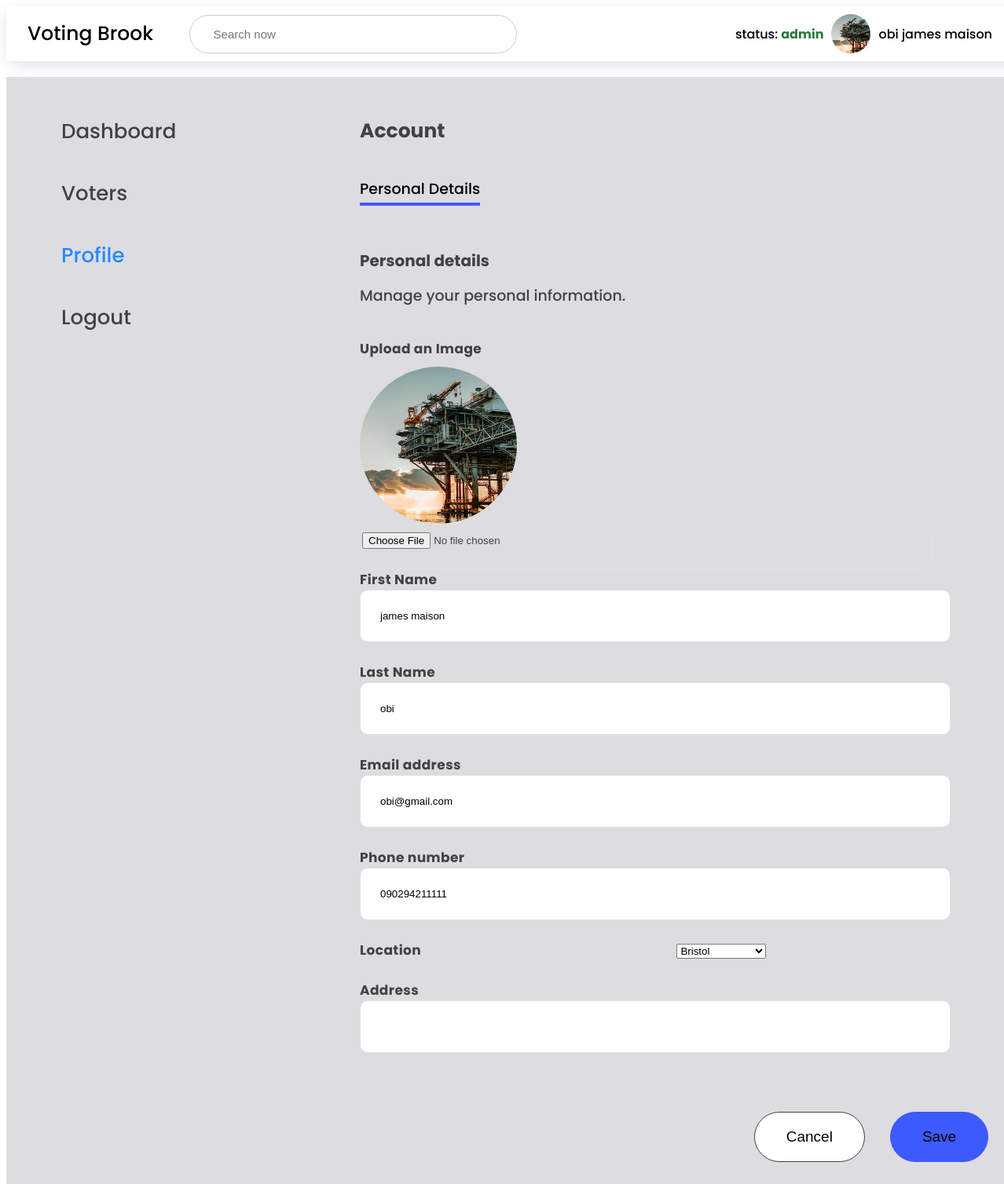
The app's page /account.php (signed in) with its own data.
### tables this page shows
CREATE TABLE `users` (
  `id` int(11) NOT NULL,
  `first_name` varchar(250) NOT NULL,
  `last_name` varchar(250) NOT NULL,
  `email` varchar(250) NOT NULL,
  `userType` varchar(250) NOT NULL,
  `password` varchar(250) NOT NULL,
  `phoneNumber` varchar(250) DEFAULT NULL,
  `address` varchar(1000) DEFAULT NULL,
  `picture` varchar(1000) NOT NULL,
  `location` varchar(1000) NOT NULL
);

### account.php (the view, shortened to what this page needs)
<?php
      require_once "conn.php";
      $userId =  $_SESSION['id'];
      $firstName="";
      $email="";
      $lastName="";
      $address="";
      $phoneNumber="";
      $profilePicture = "";
      if($userId){
        $query = "SELECT * FROM users WHERE id = $userId";
        try{
          $results1 =  mysqli_query($conn, $query);
          $user = mysqli_fetch_assoc($results1);
          $firstName =$user['first_name'];
          $lastName =$user['last_name'];
          $email =$user['email'];
          $phoneNumber = $user['phoneNumber'];
          $address= $user['address'];
          $profilePicture = $user['picture'];
          $location = $user['location'];
        }catch(Exception $e){
            echo $e;
            echo '<script>alert("An Error occured while getting using profile")</script>';
            header('location: account.php?status=error');
            return;
        }
    }
?>
<!DOCTYPE html>
<html lang="en">
<head>
    <link rel="stylesheet" href="./css/account.css">
</head>
<body>
    <div class="wrapper">
        <header>
            <p class="logo">Voting Brook</p>
            <?php
                    $userId = $_SESSION['id'];
                    $query = "SELECT * FROM users WHERE users.id =  $userId";
                    $results1 = mysqli_query($conn, $query);
                    $user = mysqli_fetch_assoc($results1);
                ?>
            <div class="top_bar">
                <form action="voters.php" method="get">
                    <?php if($user['userType']=== 'admin'): ?>
                    <div class="search_now">
                        <input placeholder="Search now" class="draft" name="voter_name" />
                    </div>
                    <?php endif; ?>
                </form>
                <div class="profile_info">
                    <p>status: <span class="status"><?php echo $user['userType'] ?></span> </p>
                    <?php if($user['picture']): ?>
                    <img src="./saved/<?php echo $user['picture'];?>" alt="profile_image" width="50" height="50"
                        style="border-radius: 50%;">
                    <?php else: ?>
                    <img src="images/profile.jpg" alt="face28" width="20" height="20">
                    <?php endif; ?>
                    <p> <?php echo $user['last_name'];?> <?php echo $user['first_name']; ?></p>
                </div>
            </div>
        </header>
        <div class="container">
            <div class="display_flex">
                <div class="sidebar">
                    <p><a href="./dashboard.php">Dashboard</a></p>
                    <?php if($user['userType'] === 'admin' || $user['userType'] === 'election_officer' ): ?>
                    <p><a href="./voters.php">Voters</a></p>
                    <?php endif ?>
                    <p><a href="./account.php" class="active">Profile</a></p>
                    <p><a href="./logout.php">Logout</a></p>
                </div>
                <form class="account" method="post" action="<?php echo htmlspecialchars($_SERVER["PHP_SELF"]);?>"
                    enctype="multipart/form-data">
                    <div class="acc">
                        <p>Account</p>
                    </div>
                    <div class="details">
                        <p class="p_details">Personal Details</p>
                    </div>
                    <div class="personal_details">
                        <p class="personal_d">Personal details</p>
                        <p>Manage your personal information.</p>
                    </div>
                    <div class="info">
                        <label for="fname">Upload an Image</label>
                        <div style="display: flex; flex-direction: column; align-items: flex-start;">
                            <?php if($profilePicture): ?>
                            <img src="./saved/<?php echo $profilePicture; ?>" alt="profile_image"
                                style="width: 200px; height: 200px; border-radius: 50%; margin-top: 10px;" />
                            <?php else: ?>
                            <img src="./images/profile.jpg" alt="profile_image"
                                style="width: 200px; height: 200px; border-radius: 50%; margin-top: 10px;" />
                            <?php endif ?>
                            <input style="padding-left: 2px; padding-top: 10px;" type="file" name="uploadfile"
                                class="form-control" id="image">
                        </div>
                        <label for="name">First Name</label>
                        <input type="text" id="firstName" name="firstName" value="<?php echo $firstName; ?>"><br><br>
                        <label for="name">Last Name</label>
                        <input type="text" id="lastName" name="lastName" value="<?php echo $lastName; ?>"><br><br>
                        <label for="email">Email address</label>
                        <input type="email" id="Emailaddress" name="emailAddress" value="<?php echo $email; ?>"><br><br>
                        <label for="number">Phone number</label>
                        <input type="text" id="Phonenumber" name="phoneNumber"
                            value="<?php echo $phoneNumber; ?>"><br><br>
                        <label for="">Location</label>
                        <select name="location" required>
                            <option value="bristol" <?php echo $location === 'bristol' ? 'selected' : '' ?>>Bristol
                            </option>
                        </select>
                        <br><br>
                        <label for="address">Address</label>
                        <input type="address" id="Address" name="address" value="<?php echo $address; ?>"><br><br>
                    </div>
                    <div class="cancel_save">
                        <div class="cancel">
                            <button>Cancel</button>
                        </div>
                        <div class="save">
                            <button type="submit" name="update_user">Save</button>
                        </div>
                    </div>
                </form>
            </div>
        </div>
    </div>
</body>
</html>

### css/account.css (style rules this page uses)
p,h1 { margin: 0; padding: 0; }
body { max-width: 100%; width: 100%; overflow: hidden; overflow-y: auto; font-family: "Poppins", sans-serif; font-weight: 500; font-style: normal; }
.wrapper { max-width: 1400px; width: 100%; margin: 0 auto; }
header { width: 100%; background-color: white; box-shadow: 0 5px 21px -5px #cdd1e1; display: flex; align-items: center; padding-left: 27px; }
.logo { font-size: 25px; }
header img { cursor: pointer; }
.top_bar { width: 80%; display: flex; justify-content: space-between; margin: 0 auto; margin-right: 40px; align-items: center; padding: 10px; background-color: white; }
.search_now { width: 100% }
.search_now input { padding: 15px; outline: none; width: 370px; border-radius: 2rem; border: 1px solid #c9ccd7; padding-left: 30px; font-size: 15px; }
.container { width: 100%; background-color: #dddce1; }
.display_flex { width: 100%; display: flex; padding: 20px; }
.profile_info { max-width: 350px; width: 100%; display: flex; align-items: center; justify-content: flex-end; gap: 10px; }
.profile_info .status { color: #2c793c; font-weight: 700; }
.sidebar { max-width: 240px; width: 100%; }
.sidebar a { text-decoration: none; color: #424242; }
.sidebar p { padding: 20px; cursor: pointer; font-size: 22px; text-decoration: none; transition: 0.3s ease-in-out; }
.sidebar .active { color: #248afd; }
.container { width: 100%; background-color: #dddce1;; }
.display_flex { width: 100%; display: flex; gap: 10rem; padding: 30px; margin-top: 20px; }
.sidebar p { padding: 20px; cursor: pointer; font-size: 26px; color: #248afd; }
.sidebar a { text-decoration: none; padding: 20px; cursor: pointer; font-size: 26px; color: #424242; }
.account { width: 100%; }
.acc p { font-size: 25px; font-weight: bolder; padding: 20px; color: #424242; }
.details { display: flex; gap: 2rem; padding: 20px; font-size: 19px; cursor: pointer; }
.p_details { border-bottom: 4px solid #3D5AFE; padding-bottom: 3px; gap: 3rem; display:inline-block; }
.personal_details { padding: 20px; color: #424242; }
.personal_d { font-size: 20px !important; font-weight: bolder; }
.personal_details p { margin-top: 15px; font-size: 19px }
.info { padding: 20px; font-weight: bold; color: #424242; }
.info input { padding: 25px; width: 700px; border-radius: 10px; border: 1px solid #E0E0E0; display: inline-flex; gap: 50px; }
.info label { font-size: 17px; width: 400px; letter-spacing: 0.4px; display: inline-flex; }
.cancel_save { width: 90%; display: flex; gap: 2rem; justify-content: flex-end; padding: 30px; }
.cancel button { font-size: 19px; background-color: white; border: 1px solid #424242; border-radius: 40px; padding: 20px 40px; cursor: pointer; }
.save button { font-size: 19px; background-color: #3D5AFE; border: 1px solid #3D5AFE; border-radius: 40px; padding: 20px 40px; cursor: pointer; }

### records on screen
users: userType "admin", picture (picture), last_name "obi", first_name "james maison", firstName "james maison", lastName "obi", emailAddress "obi@gmail.com", phoneNumber "090294211111", location "Bristol"
